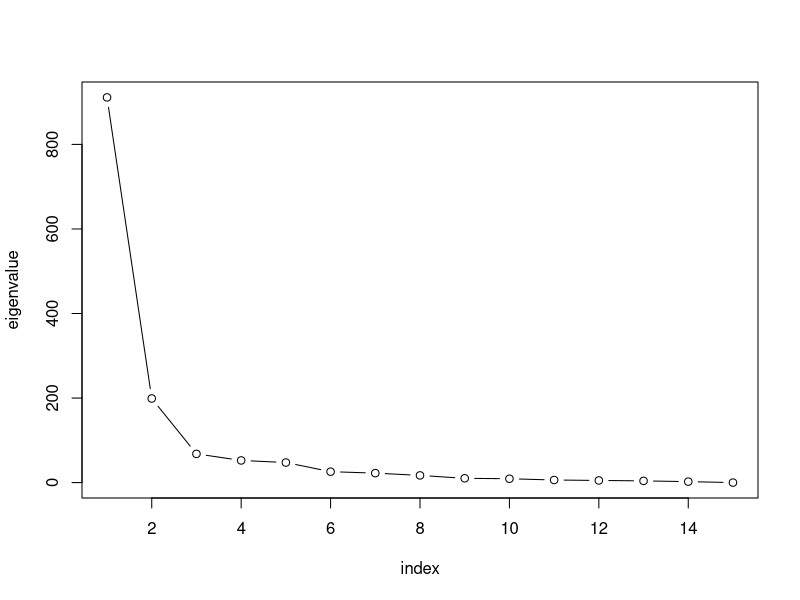

Reproduce this figure in R.
library(MASS)
cc <-
  c(
    "Min.Price",
    "Price",
    "Max.Price",
    "MPG.city",
    "MPG.highway",
    "EngineSize",
    "Horsepower",
    "RPM",
    "Rev.per.mile",
    "Fuel.tank.capacity",
    "Length",
    "Wheelbase",
    "Width",
    "Turn.circle",
    "Weight"
  )
mask <- is.element(colnames(Cars93), cc) # 上記15変数のみを選ぶマスク
Xc <- t(scale(Cars93[, mask])) # 中心化したデータ行列の作成
colnames(Xc) <- t(Cars93[, "Make"]) # 車種(make)を変数名にする

# 手順 5.1 1) a) 正常部分空間の計算
# 次元数M(=15)が標本数N(=93)より小さい場合、
# 散布行列Sについての固有値方程式(5.8)を解く
S <- Xc %*% t(Xc) # 散布行列の作成
evd <- eigen(S) # 固有値分解
plot(evd$values,
     type = "b",
     xlab = "index",
     ylab = "eigenvalue")

# 手順 5.1 2) a) 異常度の計算
# 式(5.28)を用いて異常度を計算する。
m <- 2
x2 <- t(evd$vectors[, 1:m]) %*% Xc # 正常部分空間内の成分を計算
a1 <- colSums(Xc * Xc) - colSums(x2 * x2) # 異常度を全訓練標本に対し計算
idx <- order(a1, decreasing = T)[1:6] # 異常度上位6つ
print(a1[idx])


# 手順 5.1 1) b) 正常部分空間の計算
# 標本数N(=93)のほうが次元数M(=15)より小さい場合、
# (↑今回は当てはまっていない)
# グラム行列についての固有値方程式(5.12)を解く
G <- t(Xc) %*% Xc # グラム行列の作成
evd2 <- eigen(G) # 固有値分解

# 手順 5.1 2) b) 異常度の計算
# 式(5.30)を用いて異常度を計算する。
# (5.29)のUmの計算
Lam_12 <- diag(evd2$values[1:m] ^ {
  -1 / 2
}) # 固有値の対角行列(diag)の -1/2 乗
# (5.31)のz'の計算
xx2 <- Lam_12 %*% t(evd2$vectors[, 1:m]) %*% t(Xc) %*% Xc # 正常成分
aa1 <- colSums(Xc * Xc) - colSums(xx2 * xx2) # 異常度
idx <- order(aa1, decreasing = T)[1:3] # 異常度上位3つ
print(aa1[idx])
